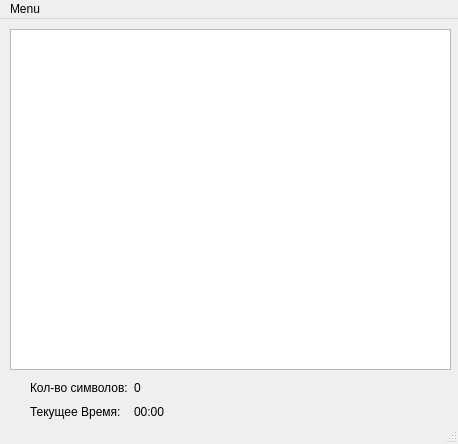
<?xml version="1.0" encoding="UTF-8"?>
<ui version="4.0">
 <class>MainWindow</class>
 <widget class="QMainWindow" name="MainWindow">
  <property name="geometry">
   <rect>
    <x>0</x>
    <y>0</y>
    <width>458</width>
    <height>444</height>
   </rect>
  </property>
  <property name="windowTitle">
   <string>MainWindow</string>
  </property>
  <widget class="QWidget" name="centralwidget">
   <widget class="QTextEdit" name="textEdit">
    <property name="geometry">
     <rect>
      <x>10</x>
      <y>10</y>
      <width>441</width>
      <height>341</height>
     </rect>
    </property>
   </widget>
   <widget class="QWidget" name="gridLayoutWidget">
    <property name="geometry">
     <rect>
      <x>30</x>
      <y>360</y>
      <width>160</width>
      <height>41</height>
     </rect>
    </property>
    <layout class="QGridLayout" name="gridLayout">
     <item row="0" column="0">
      <widget class="QLabel" name="label">
       <property name="text">
        <string>Кол-во символов:</string>
       </property>
      </widget>
     </item>
     <item row="1" column="1">
      <widget class="QLabel" name="l_time">
       <property name="text">
        <string>00:00</string>
       </property>
      </widget>
     </item>
     <item row="0" column="1">
      <widget class="QLabel" name="l_numChars">
       <property name="text">
        <string>0</string>
       </property>
      </widget>
     </item>
     <item row="1" column="0">
      <widget class="QLabel" name="label_2">
       <property name="text">
        <string>Текущее Время:</string>
       </property>
      </widget>
     </item>
    </layout>
   </widget>
  </widget>
  <widget class="QMenuBar" name="menubar">
   <property name="geometry">
    <rect>
     <x>0</x>
     <y>0</y>
     <width>458</width>
     <height>21</height>
    </rect>
   </property>
   <widget class="QMenu" name="menuMenu">
    <property name="title">
     <string>Menu</string>
    </property>
    <addaction name="actionTest"/>
    <addaction name="actionSave"/>
    <addaction name="actionLoad"/>
    <addaction name="actionExit"/>
   </widget>
   <addaction name="menuMenu"/>
  </widget>
  <widget class="QStatusBar" name="statusbar"/>
  <action name="actionSave">
   <property name="text">
    <string>Save</string>
   </property>
  </action>
  <action name="actionLoad">
   <property name="text">
    <string>Load</string>
   </property>
  </action>
  <action name="actionExit">
   <property name="text">
    <string>Exit</string>
   </property>
  </action>
  <action name="actionTest">
   <property name="text">
    <string>test</string>
   </property>
  </action>
 </widget>
 <resources/>
 <connections/>
</ui>
